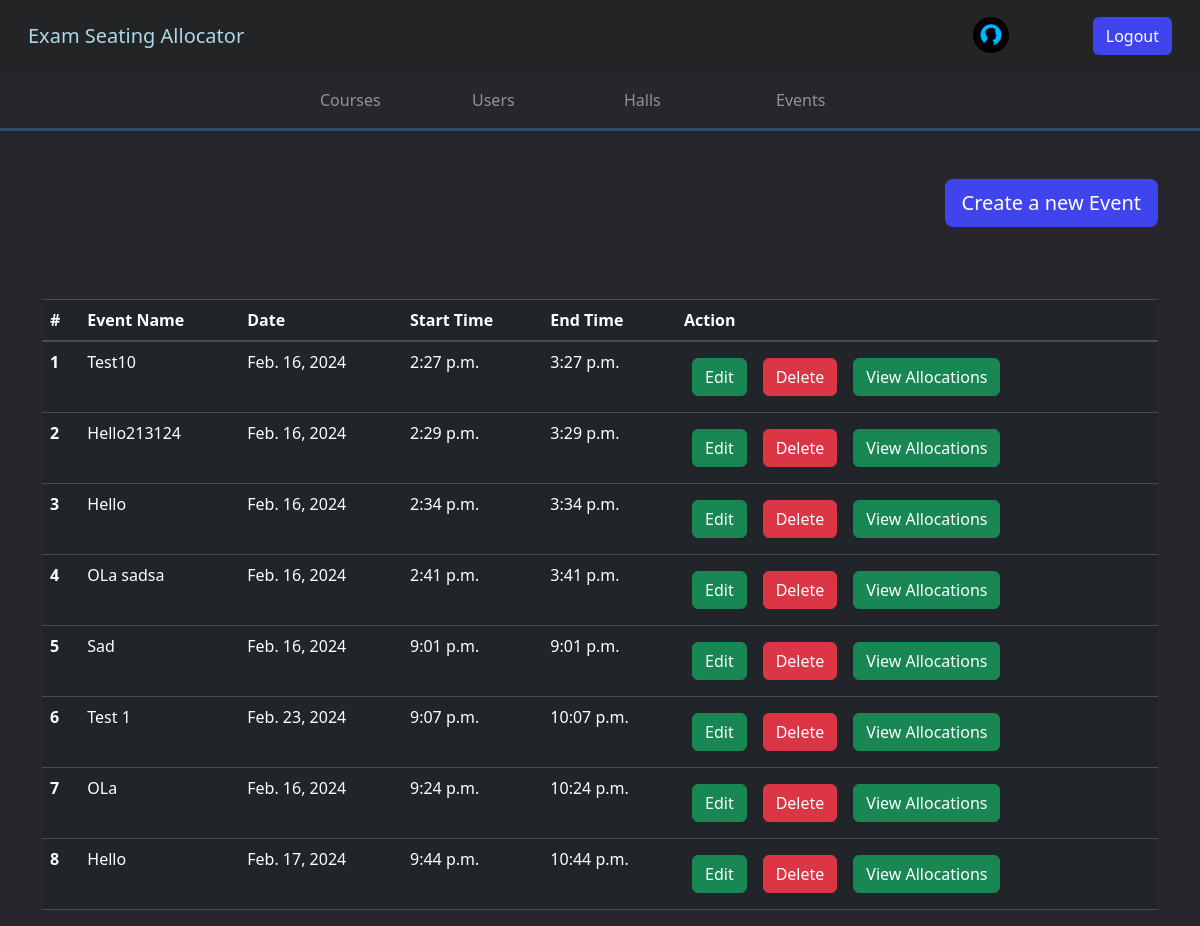
The app's page /admin_events_view/ (signed in), older data.
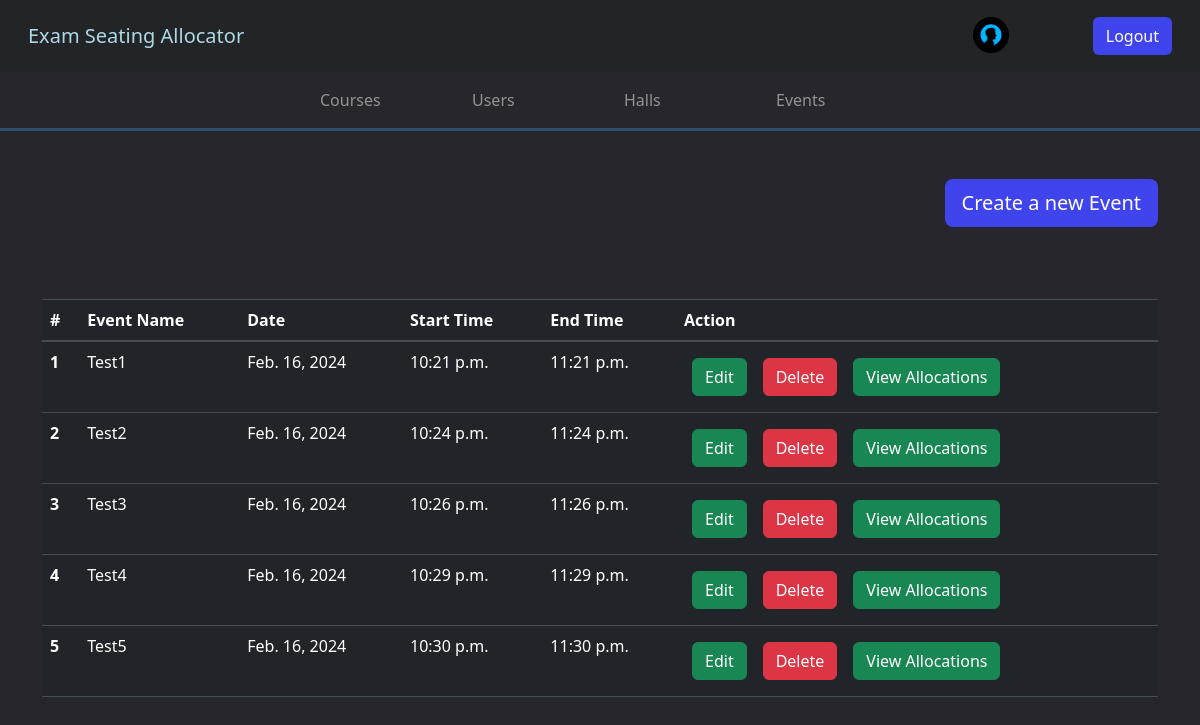
The same page, newer data.
### api/models.py (models this page shows)
class User(AbstractUser):
    user_type = models.CharField(max_length=20, choices=USER_TYPES)
    user_image = models.ImageField(
        upload_to="Users",
    )
    groups = models.ManyToManyField(Group, related_name="api_users")
    user_permissions = models.ManyToManyField(Permission, related_name="api_users")

class Event(models.Model):
    name = models.CharField(max_length=100, blank=True)
    date = models.DateField()
    start_time = models.TimeField()
    end_time = models.TimeField()

### api/views.py (the view)
# urls.py: path("admin_events_view/", admin_events_view, name="admin_events_view"),
def admin_events_view(request):
    events = Event.objects.all()
    context = {"homeurl": "admin_home", "events": events}
    return render(request, "viewEvents.html", context)

### api/templates/viewEvents.html (shortened to what this page needs)
{%extends "base.html"%} {%block start%} {% csrf_token %}
<div class="container mt-5">
  <div class="d-flex justify-content-end">
    <a class="btn register-button btn-lg" href="/create_new_event/">Create a new Event</a>
  </div>
  <br>
  <table class="table mt-5 table-dark">
  <thead>
    <tr>
      <th scope="col">#</th>
      <th scope="col">Event Name</th>
      <th scope="col">Date </th>
      <th scope="col">Start Time </th>
      <th scope="col">End Time</th>
      <th scope="col">Action</th>
    </tr>
  </thead>
  <tbody >
    {%for event in events%}
    <tr>
      <th scope="row">{{forloop.counter}}</th>
      <td>{{event.name| capfirst}}</td>
      <td>{{event.date}}</td>
      <td>{{event.start_time}}</td>
      <td>{{event.end_time}}</td>
      <td>
         <a href="/update_course/{{course.id}}" class="btn btn-success m-2">Edit</button>
        <a href="/delete_event/{{event.id}}" class="btn btn-danger m-2" onclick="return confirm('Are you sure you want to delete this event?');">Delete</button>
          <a href="/admin_view_event_info/{{event.id}}" class="btn btn-success m-2">View Allocations</button>
      </td>
    </tr>
    {%endfor%}
  </tbody>
</table>
</div>
    {%endblock%}

### api/templates/base.html (shortened to what this page needs)
<!DOCTYPE html>
<html>
  <head>
    {% load static %}
    <link
      rel="stylesheet"
      type="text/css"
      href="{% static 'myapp/Styles/base' %}.css"
    />
    <link rel="stylesheet" href="https://maxcdn.bootstrapcdn.com/bootstrap/4.5.2/css/bootstrap.min.css">
    <link
      href="https://cdn.jsdelivr.net/npm/bootstrap@5.3.1/dist/css/bootstrap.min.css"
      rel="stylesheet"
    />
  </head>
  <body style="background-color:#27262C;">
    <nav class="navbar dark p-3 " style="background:#222426">
      <div class="container-fluid">
        <a href="{% if homeurl == "login_page" %} /
        {%else%}
        /{{homeurl}}/
        {%endif%}" class="navbar-brand" style="color:lightblue">Exam Seating Allocator</a>
        <form class="d-flex" role="search">
          {%if request.user.is_authenticated%}
              <a class="nav-link" href="/{{homeurl}}/" >
                  <img src="/media/{{user.user_image}}" alt="Profile Picture" class = "navProfile" >
              </a>
          <a href="/logout/" class="btn" style="background:#4044ED; color:white;" type="submit">Logout</a>
          {%endif%}
        </form>
      </div>
    </nav>
    {% if homeurl == "admin_home" %}
    <nav class="navbar navbar-expand-md navbar-dark" style="border-style: none none solid none; border-color: #2C4D6F;">
        <div class="container">
          <div class="collapse navbar-collapse" id="navbarNavDropdown">
            <ul class="navbar-nav mx-auto">
              <li class="nav-item">
                <a class="nav-link mx-3 {%if page_url%}{%if page_url == "course"%}active{%endif%}{%endif%}" aria-current="page" href="/view_courses/">Courses</a>
              </li>
              <li class="nav-item">
                <a class="nav-link mx-3 {%if page_url%}{%if page_url == "user"%}active{%endif%}{%endif%}" href="/view_users/">Users</a>
              </li>
              <li class="nav-item">
                <a class="nav-link mx-3 {%if page_url%}{%if page_url == "hall"%}active{%endif%}{%endif%}" href="/register_hall/">Halls</a>
              </li>
              <li class="nav-item">
                <a class="nav-link mx-3 {%if page_url%}{%if page_url == "event"%}active{%endif%}{%endif%}" href="/admin_events_view/">Events</a>
              </li>
            </ul>
          </div>
        </div>
      </nav>
      {%endif%}
    {% block start %} {% endblock %}
  </body>
</html>

### static/myapp/Styles/base.css (style rules this page uses)
.navProfile { width: 36px; height: 36px; object-fit: cover; border-radius: 50%; margin-right: 20px; }
@media screen and (min-width: 777px) { .nav-link { padding: 18px 0; min-width: 120px; } }
@media screen and (min-width: 777px) { .navbar { padding: 0; } }

### api/templates/base.html (style rules this page uses)
.register-button { background: #4044ed; color:white; }

Row changes from the older to the newer data that the page shows:
removed Event: name "Test10", date "Feb. 16, 2024", start_time "2:27 p.m.", end_time "3:27 p.m."
removed Event: name "Hello213124", date "Feb. 16, 2024", start_time "2:29 p.m.", end_time "3:29 p.m."
removed Event: name "Hello", date "Feb. 16, 2024", start_time "2:34 p.m.", end_time "3:34 p.m."
removed Event: name "OLa sadsa", date "Feb. 16, 2024", start_time "2:41 p.m.", end_time "3:41 p.m."
removed Event: name "Sad", date "Feb. 16, 2024", start_time "9:01 p.m.", end_time "9:01 p.m."
removed Event: name "Test 1", date "Feb. 23, 2024", start_time "9:07 p.m.", end_time "10:07 p.m."
removed Event: name "OLa", date "Feb. 16, 2024", start_time "9:24 p.m.", end_time "10:24 p.m."
removed Event: name "Hello", date "Feb. 17, 2024", start_time "9:44 p.m.", end_time "10:44 p.m."
added Event: name "Test1", date "Feb. 16, 2024", start_time "10:21 p.m.", end_time "11:21 p.m."
added Event: name "Test2", date "Feb. 16, 2024", start_time "10:24 p.m.", end_time "11:24 p.m."
added Event: name "Test3", date "Feb. 16, 2024", start_time "10:26 p.m.", end_time "11:26 p.m."
added Event: name "Test4", date "Feb. 16, 2024", start_time "10:29 p.m.", end_time "11:29 p.m."
added Event: name "Test5", date "Feb. 16, 2024", start_time "10:30 p.m.", end_time "11:30 p.m."
